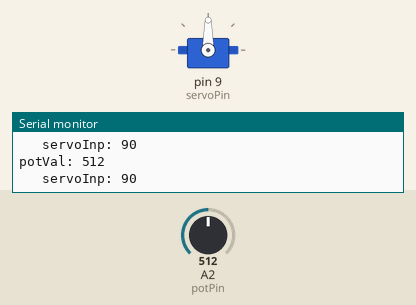
The sketch below on a simulated Arduino Uno, built with avr-gcc and run on an emulated ATmega328P. Parts: servo, the last lines printed to the serial monitor. Inputs (shaded band) come from the test bench; at power-on: A2 (potPin) = 512.

Above: at 1.2 s.
1.3 s: A2 (potPin) set to 11
At 2.4 s:
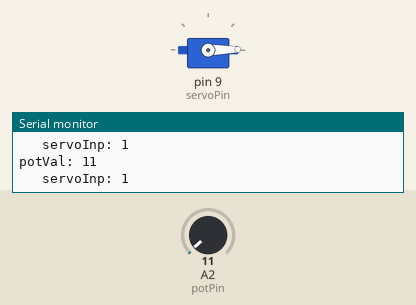
2.8 s: A2 (potPin) set to 8
4.3 s: A2 (potPin) set to 1023
At 5.2 s:
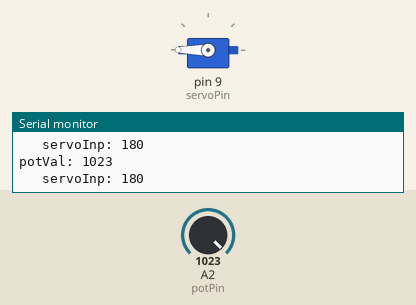
5.8 s: A2 (potPin) set to 900
At 7.0 s:
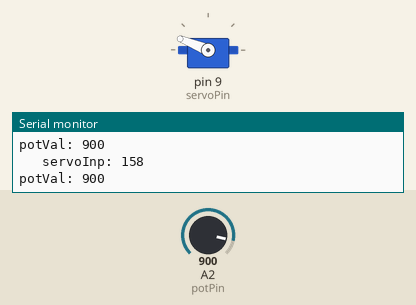
7.3 s: A2 (potPin) set to 586
At 7.9 s:
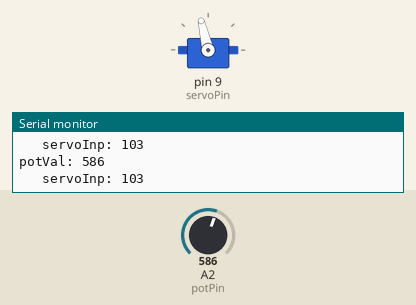
8.8 s: A2 (potPin) set to 557
At 9.2 s:
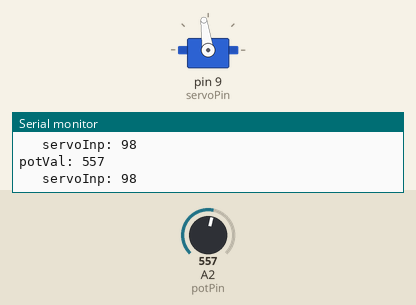
Timing chart, 0 to 11.3 s (numbered marks = the images above; inputs shaded):
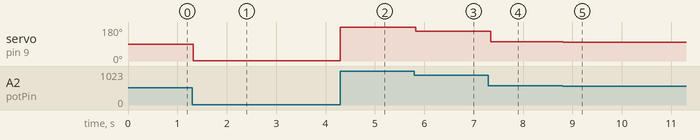

Measured:
- after the input at 1.3 s, servo on pin 9 (servoPin): 90° → 1° at once
- after the input at 4.3 s, servo on pin 9 (servoPin): 1° → 180° at once
- after the input at 5.8 s, servo on pin 9 (servoPin): 180° → 158° at once
- after the input at 7.3 s, servo on pin 9 (servoPin): 158° → 103° at once
- after the input at 8.8 s, servo on pin 9 (servoPin): 103° → 98° at once

The sketch:

servoANDpot.ino
```cpp
#include <Servo.h>
int potPin=A2;
int potVal;
int br = 9600;
int dt=50;
int servoPin = 9;
int servoInp; //servo input in angle
Servo myServo;
void setup() {
  // put your setup code here, to run once:
  pinMode(potPin, INPUT);
  Serial.begin(br);
  myServo.attach(servoPin);
}

void loop() {
  // put your main code here, to run repeatedly:
  potVal=analogRead(potPin); // 0-1023
  servoInp = (180./1023.) * potVal; //servo input in angle (0-180)
  Serial.print("potVal: ");
  Serial.println(potVal);

  Serial.print("   servoInp: ");
  Serial.println(servoInp);
  myServo.write(servoInp);

  delay(dt);
}
```
